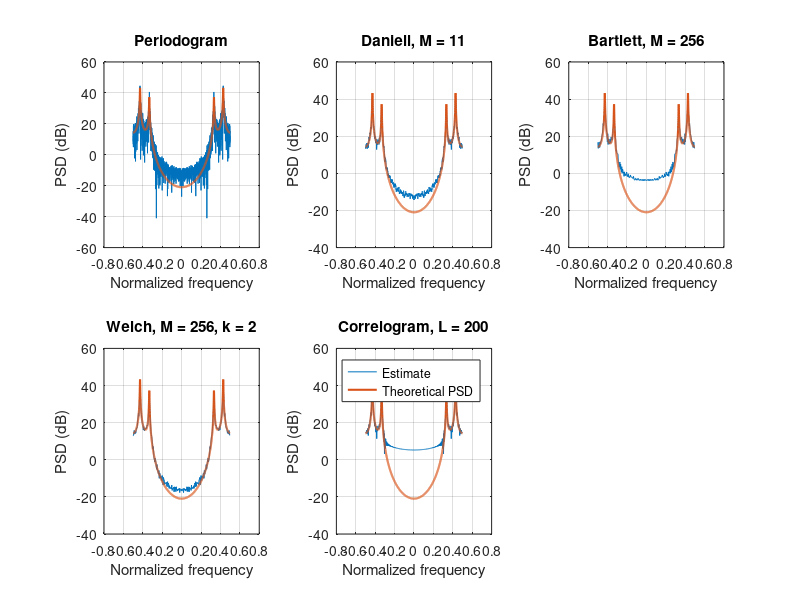

This figure's MATLAB source: (Note: this script raises an error after producing the figure.)
% Test script for the PSD estimators: generates an AR(4) process (gaussian
% noise filtered by an all-pole IIR filter with 2 pairs of conjugate poles)
% and compares the 5 PSD estimates to the theoretical PSD
%
close all ; clear all ; clc;

function [P, fn] = periodo(x)
    % Estimates the PSD with the simple periodogram: |FFT(x)|^2 / N,
    % with zero padding up to the next power of 2
    %
    % Input:
    %   x: input signal
    % Outputs:
    %   P: periodogram PSD estimate
    %   fn: normalized frequencies (from -1/2 to 1/2)
    %
    x = x(:);
    N = length(x);
    Nfft = 2^nextpow2(N); % Zero padding to have Nfft = 2^alpha
    X = fftshift(fft(x, Nfft));
    P = abs(X).^2 / N;
    fn = -1/2 : 1/Nfft : 1/2 - 1/Nfft;
end



function [P_D, fn] = Daniell_periodogram(x, M)
    % Estimates the PSD with the Daniell method: the periodogram of x is
    % smoothed by a moving average over M neighboring frequencies
    %
    % Inputs:
    %   x: input signal
    %   M: number of frequencies averaged (must be odd)
    % Outputs:
    %   P_D: Daniell PSD estimate (N - (M-1) points, edges removed)
    %   fn: normalized frequencies matching P_D
    %
    x = x(:);
    N = length(x);
    X = fftshift(fft(x));
    P = abs(X).^2 / N;
    if (mod(M, 2) == 0)
        error('M should be odd.');
    end
    J = (M - 1) / 2;
    P_D = zeros(1, N - 2 * J); % remove the samples at the extremities that do not have neighboring samples on the left or right
    for i = J + 1 : N - J
        P_D(i - J) = mean(P(i - J: i + J));
    end
    fn = -1/2 : 1/N : 1/2 - 1/N;
    fn = fn(J + 1: N - J);
end



function [P_B, fn] = Bartlett_periodogram(x, M)
    % Estimates the PSD with the Bartlett method: x is cut into L
    % segments of length M (no overlap), and the L periodograms are averaged
    %
    % Inputs:
    %   x: input signal
    %   M: length of each segment
    % Outputs:
    %   P_B: Bartlett PSD estimate
    %   fn: normalized frequencies (from -1/2 to 1/2)
    %
    x = x(:);
    N = length(x);
    if (M > N)
        error('M must be less than or equal to length(x).');
    end
    L = floor(N / M);
    P_segments = zeros(L, M);
    for i = 1 : L
        segment = x(i*M - M + 1 : i * M);
        P_segments(i, :) = abs(fftshift(fft(segment))).^2 / M;
    end
    P_B = mean(P_segments, 1);  % mean of the L periodograms, frequency by frequency
    fn = -1/2 : 1/M : 1/2 - 1/M;
end


function [P_W, fn] = Welch_periodogram(x, M, k)
    % Estimates the PSD with the Welch method: x is cut into L overlapping
    % segments of length M, each one is windowed by a Hamming window, and
    % the L periodograms are averaged
    %
    % Inputs:
    %   x: input signal
    %   M: length of each segment
    %   k: 1/k is the overlap rate between 2 consecutive segments
    % Outputs:
    %   P_W: Welch PSD estimate
    %   fn: normalized frequencies (from -1/2 to 1/2)
    %
    x = x(:); % to get a column vector, compatible with hamming() that returns a column vector
    N = length(x);
    if (M > N)
        error('M must be less than or equal to length(x).');
    end
    if (k <= 1)
        error('k must be greater than 1.');
    end
    L = floor((N - M) / (M - floor(M/k))) + 1;
    P_segments = zeros(L, M);
    w = hamming(M);
    for i = 1 : L
        segment = x(i*M - (i-1)*(floor(M/k)) - M + 1 : i*M - (i-1)*(floor(M/k)));
        segment = segment.*w;
        P_segments(i, :) = abs(fftshift(fft(segment))).^2 / sum(w.^2); % divide by the energy of window for normalization
    end
    P_W = mean(P_segments, 1);
    fn = -1/2 : 1/M : 1/2 - 1/M;
end


function [P_c, fn] = correlogram(x, L)
    % Estimates the PSD with the correlogram: Fourier transform of the
    % unbiased autocorrelation of x, windowed by a Hamming window
    %
    % Inputs:
    %   x: input signal
    %   L: maximum lag of the autocorrelation
    % Outputs:
    %   P_c: correlogram PSD estimate
    %   fn: normalized frequencies (2L+1 points)
    %
    x = x(:); % to get a column vector, compatible with hamming() that returns a column vector
    N = length(x);
    if (L >= N)
        error('L must be less than length(x).');
    end
    Rxx = xcorr(x, L, 'unbiased');
    w = hamming(2*L + 1);
    Rxx_windowed = Rxx.*w;
    P_c = fftshift(fft(ifftshift(Rxx_windowed)));
    % P_c = real(P_c);
    fn = (-L : L) / (2*L + 1);
end


function plot_all_estimates(x, f, DSP, M_D, M, k, L, sigName)
    % Plots the 5 PSD estimates of x (periodogram, Daniell, Bartlett,
    % Welch, correlogram), each one compared to the theoretical PSD
    %
    % Inputs:
    %   x: input signal
    %   f: normalized frequencies of the theoretical PSD
    %   DSP: theoretical PSD
    %   M_D: number of frequencies averaged (Daniell)
    %   M: length of each segment (Bartlett and Welch)
    %   k: 1/k is the overlap rate (Welch)
    %   L: maximum lag of the autocorrelation (correlogram)
    %   sigName: signal name (used in the title)
    % No output
    %
    [P,   fn]   = periodo(x);
    [P_D, fn_D] = Daniell_periodogram(x, M_D);
    [P_B, fn_B] = Bartlett_periodogram(x, M);
    [P_W, fn_W] = Welch_periodogram(x, M, k);
    [P_c, fn_c] = correlogram(x, L);

    DSP_dB = 10*log10(DSP);

    figure;
    subplot(2, 3, 1);
    plot(fn, 10*log10(P)); hold on;
    plot(f, DSP_dB, 'LineWidth', 1.5); hold off;
    title('Periodogram');
    xlabel('Normalized frequency'); ylabel('PSD (dB)');
    grid on;

    subplot(2, 3, 2);
    plot(fn_D, 10*log10(P_D)); hold on;
    plot(f, DSP_dB, 'LineWidth', 1.5); hold off;
    title(sprintf('Daniell, M = %d', M_D));
    xlabel('Normalized frequency'); ylabel('PSD (dB)');
    grid on;

    subplot(2, 3, 3);
    plot(fn_B, 10*log10(P_B)); hold on;
    plot(f, DSP_dB, 'LineWidth', 1.5); hold off;
    title(sprintf('Bartlett, M = %d', M));
    xlabel('Normalized frequency'); ylabel('PSD (dB)');
    grid on;

    subplot(2, 3, 4);
    plot(fn_W, 10*log10(P_W)); hold on;
    plot(f, DSP_dB, 'LineWidth', 1.5); hold off;
    title(sprintf('Welch, M = %d, k = %g', M, k));
    xlabel('Normalized frequency'); ylabel('PSD (dB)');
    grid on;

    subplot(2, 3, 5);
    plot(fn_c, 10*log10(P_c)); hold on;
    plot(f, DSP_dB, 'LineWidth', 1.5); hold off;
    title(sprintf('Correlogram, L = %d', L));
    xlabel('Normalized frequency'); ylabel('PSD (dB)');
    grid on;

    legend('Estimate', 'Theoretical PSD', 'Position', [0.72 0.25 0.15 0.08]);
    sgtitle(['PSD estimates of the ', sigName]);
end




N = 2000;
R = 0.99;
f1_res = 1/3;
f2_res = 3/7;

omega1 = 2*pi*f1_res;
omega2 = 2*pi*f2_res;

p1 = R * exp(1i*omega1);
p2 = R * exp(-1i*omega2);

fn = -1/2 : 1/N : 1/2 - 1/N;

b = 1;
a = poly([p1 conj(p1) p2 conj(p2)]);

h = freqz(b, a, 2*pi*fn);

u = randn(1, N);
x = filter(b, a, u);


sigma2 = 1;
DSP = sigma2 * abs(h).^2;
f = fn;

plot_all_estimates(x, f, DSP, 11, 256, 2, 200, 'AR process');
